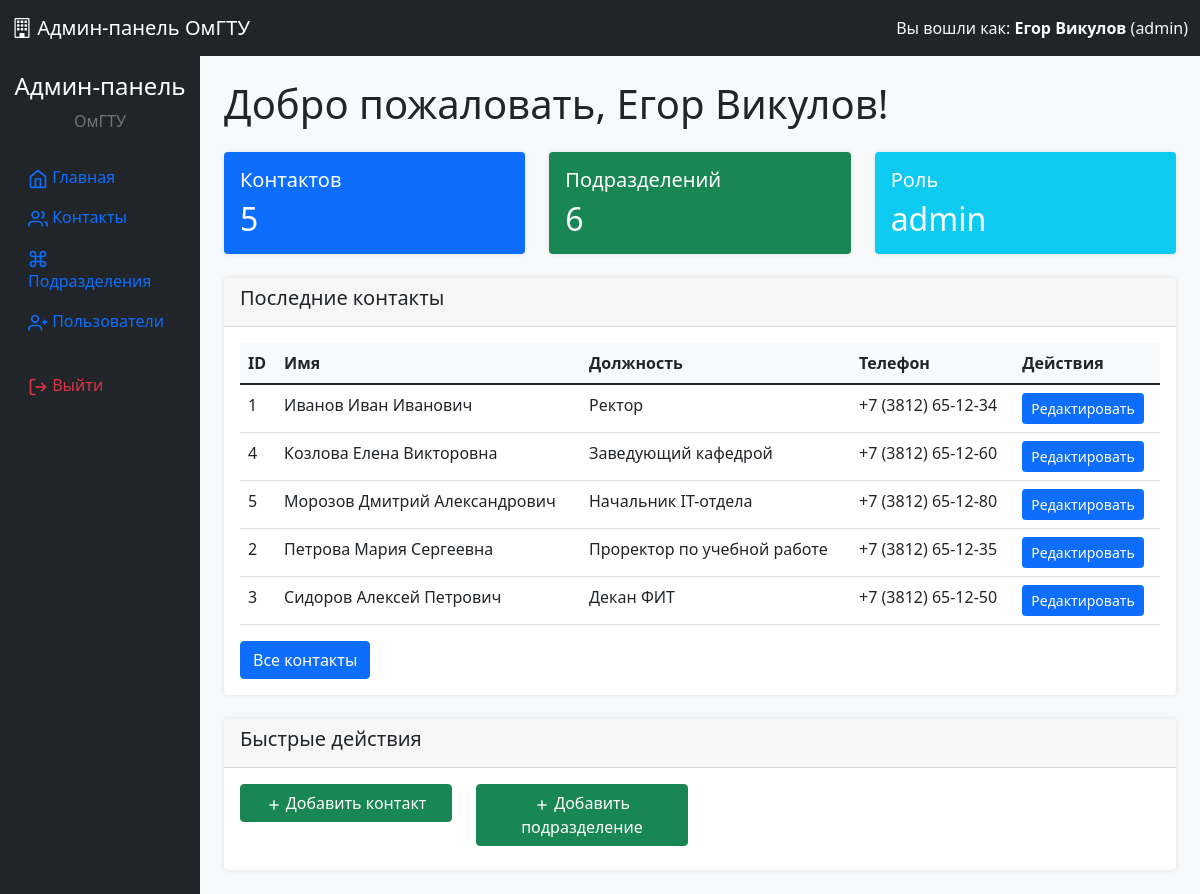
/admin/index.php (signed in), run on the app's committed database.
### tables this page shows
CREATE TABLE IF NOT EXISTS `contacts` (
    `id` INT AUTO_INCREMENT PRIMARY KEY,
    `name` VARCHAR(255) NOT NULL,
    `position` VARCHAR(255),
    `department_id` INT NULL,
    `phone` VARCHAR(50) NOT NULL,
    `email` VARCHAR(255),
    `room` VARCHAR(50),
    `internal_phone` VARCHAR(20),
    `created_at` TIMESTAMP DEFAULT CURRENT_TIMESTAMP,
    `updated_at` TIMESTAMP DEFAULT CURRENT_TIMESTAMP ON UPDATE CURRENT_TIMESTAMP,
    FOREIGN KEY (`department_id`) REFERENCES `departments`(`id`) ON DELETE SET NULL
);

### config/database.php (called while the page is built, shortened)
<?php
if (!class_exists('Database')) {
class Database {
    private static $instance = null;
    private function __construct() {
        $host = 'localhost';
        $dbname = 'oxirgi';
        $username = 'root';
        $password = '';
        try {
            $this->connection = new PDO(
                "mysql:host=$host;dbname=$dbname;charset=utf8mb4",
                $username,
                $password,
                [
                    PDO::ATTR_ERRMODE => PDO::ERRMODE_EXCEPTION,
                    PDO::ATTR_DEFAULT_FETCH_MODE => PDO::FETCH_ASSOC,
                    PDO::ATTR_EMULATE_PREPARES => false
                ]
            );
        } catch (PDOException $e) {
            die("Ошибка подключения к базе данных: " . $e->getMessage());
        }
    }
    public static function getInstance() {
        if (self::$instance === null) {
            self::$instance = new self();
        }
        return self::$instance->connection;
    }
}
}
?>

### includes/ContactManager.php (called while the page is built, shortened)
<?php
class ContactManager {
    private $db;
    public function __construct() {
        $this->db = Database::getInstance();
    }
    public function getAllContacts($limit = 100, $offset = 0) {
        $sql = "SELECT c.*, d.name as department_name
            FROM contacts c
            LEFT JOIN departments d ON c.department_id = d.id
            ORDER BY c.name
            LIMIT :limit OFFSET :offset";
        $stmt = $this->db->prepare($sql);
        $stmt->bindValue(':limit', $limit, PDO::PARAM_INT);
        $stmt->bindValue(':offset', $offset, PDO::PARAM_INT);
        $stmt->execute();
        return $stmt->fetchAll();
    }
    public function getTotalContacts() {
        $sql = "SELECT COUNT(*) as total FROM contacts";
        $stmt = $this->db->query($sql);
        return $stmt->fetchColumn();
    }
}
?>

### includes/DepartmentManager.php (called while the page is built, shortened)
<?php
class DepartmentManager {
    private $db;
    public function __construct() {
        $this->db = Database::getInstance();
    }
    public function getAllDepartments() {
        $sql = "SELECT d.*,
                (SELECT COUNT(*) FROM contacts WHERE department_id = d.id) as contact_count
                FROM departments d
                ORDER BY name";
        $stmt = $this->db->prepare($sql);
        $stmt->execute();
        return $stmt->fetchAll();
    }
}
?>

### includes/functions.php (called while the page is built, shortened)
<?php
function escape($value) {
    return htmlspecialchars($value ?? '', ENT_QUOTES, 'UTF-8');
}

### admin/index.php (the view, shortened to what this page needs)
<?php
require_once '../includes/ContactManager.php';
require_once '../includes/DepartmentManager.php';
include 'includes/admin_header.php';
$contactManager = new ContactManager();
$departmentManager = new DepartmentManager();
$totalContacts = $contactManager->getTotalContacts();
$totalDepartments = count($departmentManager->getAllDepartments());
$recentContacts = $contactManager->getAllContacts(5);
?>
<div class="container-fluid">
    <div class="row">
        <div class="col-md-2 bg-dark text-white min-vh-100">
            <div class="sidebar-sticky pt-3">
                <div class="sidebar-header mb-4">
                    <h4 class="text-center">Админ-панель</h4>
                    <p class="text-center text-muted">ОмГТУ</p>
                </div>
                <ul class="nav flex-column">
                    <li class="nav-item">
                        <a class="nav-link active" href="index.php">
                            <svg width="20" height="20" viewBox="0 0 24 24" fill="none" stroke="currentColor" stroke-width="2">
                                <path d="M3 9l9-7 9 7v11a2 2 0 0 1-2 2H5a2 2 0 0 1-2-2z"></path>
                                <polyline points="9 22 9 12 15 12 15 22"></polyline>
                            </svg>
                            Главная
                        </a>
                    </li>
                    <li class="nav-item">
                        <a class="nav-link" href="contacts/">
                            <svg width="20" height="20" viewBox="0 0 24 24" fill="none" stroke="currentColor" stroke-width="2">
                                <path d="M17 21v-2a4 4 0 0 0-4-4H5a4 4 0 0 0-4 4v2"></path>
                                <circle cx="9" cy="7" r="4"></circle>
                                <path d="M23 21v-2a4 4 0 0 0-3-3.87"></path>
                                <path d="M16 3.13a4 4 0 0 1 0 7.75"></path>
                            </svg>
                            Контакты
                        </a>
                    </li>
                    <li class="nav-item">
                        <a class="nav-link" href="departments/">
                            <svg width="20" height="20" viewBox="0 0 24 24" fill="none" stroke="currentColor" stroke-width="2">
                                <path d="M18 3a3 3 0 0 0-3 3v12a3 3 0 0 0 3 3 3 3 0 0 0 3-3 3 3 0 0 0-3-3H6a3 3 0 0 0-3 3 3 3 0 0 0 3 3 3 3 0 0 0 3-3V6a3 3 0 0 0-3-3 3 3 0 0 0-3 3 3 3 0 0 0 3 3h12a3 3 0 0 0 3-3 3 3 0 0 0-3-3z"></path>
                            </svg>
                            Подразделения
                        </a>
                    </li>
                    <?php if ($_SESSION['user_role'] === 'admin'): ?>
                    <li class="nav-item">
                        <a class="nav-link" href="users/">
                            <svg width="20" height="20" viewBox="0 0 24 24" fill="none" stroke="currentColor" stroke-width="2">
                                <path d="M16 21v-2a4 4 0 0 0-4-4H5a4 4 0 0 0-4 4v2"></path>
                                <circle cx="8.5" cy="7" r="4"></circle>
                                <line x1="20" y1="8" x2="20" y2="14"></line>
                                <line x1="23" y1="11" x2="17" y2="11"></line>
                            </svg>
                            Пользователи
                        </a>
                    </li>
                    <?php endif; ?>
                    <li class="nav-item mt-4">
                        <a class="nav-link text-danger" href="logout.php">
                            <svg width="20" height="20" viewBox="0 0 24 24" fill="none" stroke="currentColor" stroke-width="2">
                                <path d="M9 21H5a2 2 0 0 1-2-2V5a2 2 0 0 1 2-2h4"></path>
                                <polyline points="16 17 21 12 16 7"></polyline>
                                <line x1="21" y1="12" x2="9" y2="12"></line>
                            </svg>
                            Выйти
                        </a>
                    </li>
                </ul>
            </div>
        </div>
        <div class="col-md-10 p-4">
            <h1 class="mb-4">Добро пожаловать, <?php echo $_SESSION['user_name']; ?>!</h1>
            <div class="row mb-4">
                <div class="col-md-4">
                    <div class="card bg-primary text-white">
                        <div class="card-body">
                            <h5 class="card-title">Контактов</h5>
                            <h2 class="card-text"><?php echo $totalContacts; ?></h2>
                        </div>
                    </div>
                </div>
                <div class="col-md-4">
                    <div class="card bg-success text-white">
                        <div class="card-body">
                            <h5 class="card-title">Подразделений</h5>
                            <h2 class="card-text"><?php echo $totalDepartments; ?></h2>
                        </div>
                    </div>
                </div>
                <div class="col-md-4">
                    <div class="card bg-info text-white">
                        <div class="card-body">
                            <h5 class="card-title">Роль</h5>
                            <h2 class="card-text"><?php echo $_SESSION['user_role']; ?></h2>
                        </div>
                    </div>
                </div>
            </div>
            <div class="card">
                <div class="card-header">
                    <h5>Последние контакты</h5>
                </div>
                <div class="card-body">
                    <div class="table-responsive">
                        <table class="table table-hover">
                            <thead>
                                <tr>
                                    <th>ID</th>
                                    <th>Имя</th>
                                    <th>Должность</th>
                                    <th>Телефон</th>
                                    <th>Действия</th>
                                </tr>
                            </thead>
                            <tbody>
                                <?php foreach ($recentContacts as $contact): ?>
                                <tr>
                                    <td><?php echo $contact['id']; ?></td>
                                    <td><?php echo escape($contact['name']); ?></td>
                                    <td><?php echo escape($contact['position']); ?></td>
                                    <td><?php echo escape($contact['phone']); ?></td>
                                    <td>
                                        <a href="contacts/edit.php?id=<?php echo $contact['id']; ?>" class="btn btn-sm btn-primary">Редактировать</a>
                                    </td>
                                </tr>
                                <?php endforeach; ?>
                            </tbody>
                        </table>
                    </div>
                    <a href="contacts/" class="btn btn-primary">Все контакты</a>
                </div>
            </div>
            <div class="card mt-4">
                <div class="card-header">
                    <h5>Быстрые действия</h5>
                </div>
                <div class="card-body">
                    <div class="row">
                        <div class="col-md-3">
                            <a href="contacts/create.php" class="btn btn-success w-100 mb-2">
                                <svg width="16" height="16" viewBox="0 0 24 24" fill="none" stroke="currentColor" stroke-width="2">
                                    <line x1="12" y1="5" x2="12" y2="19"></line>
                                    <line x1="5" y1="12" x2="19" y2="12"></line>
                                </svg>
                                Добавить контакт
                            </a>
                        </div>
                        <div class="col-md-3">
                            <a href="departments/create.php" class="btn btn-success w-100 mb-2">
                                <svg width="16" height="16" viewBox="0 0 24 24" fill="none" stroke="currentColor" stroke-width="2">
                                    <line x1="12" y1="5" x2="12" y2="19"></line>
                                    <line x1="5" y1="12" x2="19" y2="12"></line>
                                </svg>
                                Добавить подразделение
                            </a>
                        </div>
                    </div>
                </div>
            </div>
        </div>
    </div>
</div>
<?php include 'includes/admin_footer.php'; ?>

### admin/includes/admin_header.php (shortened to what this page needs)
<!DOCTYPE html>
<html lang="ru">
<head>
    <link href="https://cdn.jsdelivr.net/npm/bootstrap@5.1.3/dist/css/bootstrap.min.css" rel="stylesheet">
    <link rel="stylesheet" href="https://cdn.jsdelivr.net/npm/bootstrap-icons@1.8.1/font/bootstrap-icons.css">
</head>
<body>
    <nav class="navbar navbar-expand-lg navbar-dark bg-dark">
        <div class="container-fluid">
            <a class="navbar-brand" href="index.php">
                <i class="bi bi-building"></i>
                Админ-панель ОмГТУ
            </a>
            <div class="navbar-text text-light">
                Вы вошли как: <strong><?php echo $_SESSION['user_name']; ?></strong>
                (<?php echo $_SESSION['user_role']; ?>)
            </div>
        </div>
    </nav>
    <div class="container-fluid">
        <div class="row">

### admin/includes/admin_footer.php (shortened to what this page needs)
        </div>
    </div>
</body>
</html>

### admin/includes/admin_header.php (style rules this page uses)
body { background-color: #f8f9fa; }
.card { box-shadow: 0 0 5px rgba(0,0,0,0.1); border: none; }
.table th { border-top: none; background-color: #f8f9fa; }

### data on the page
contacts: id "1", name "Иванов Иван Иванович", position "Ректор", phone "+7 (3812) 65-12-34"
contacts: id "4", name "Козлова Елена Викторовна", position "Заведующий кафедрой", phone "+7 (3812) 65-12-60"
contacts: id "5", name "Морозов Дмитрий Александрович", position "Начальник IT-отдела", phone "+7 (3812) 65-12-80"
contacts: id "2", name "Петрова Мария Сергеевна", position "Проректор по учебной работе", phone "+7 (3812) 65-12-35"
contacts: id "3", name "Сидоров Алексей Петрович", position "Декан ФИТ", phone "+7 (3812) 65-12-50"

### other printed values
$_SESSION['user_name'] "Егор Викулов"
$_SESSION['user_role'] "admin"
$totalContacts "5"
$totalDepartments "6"
